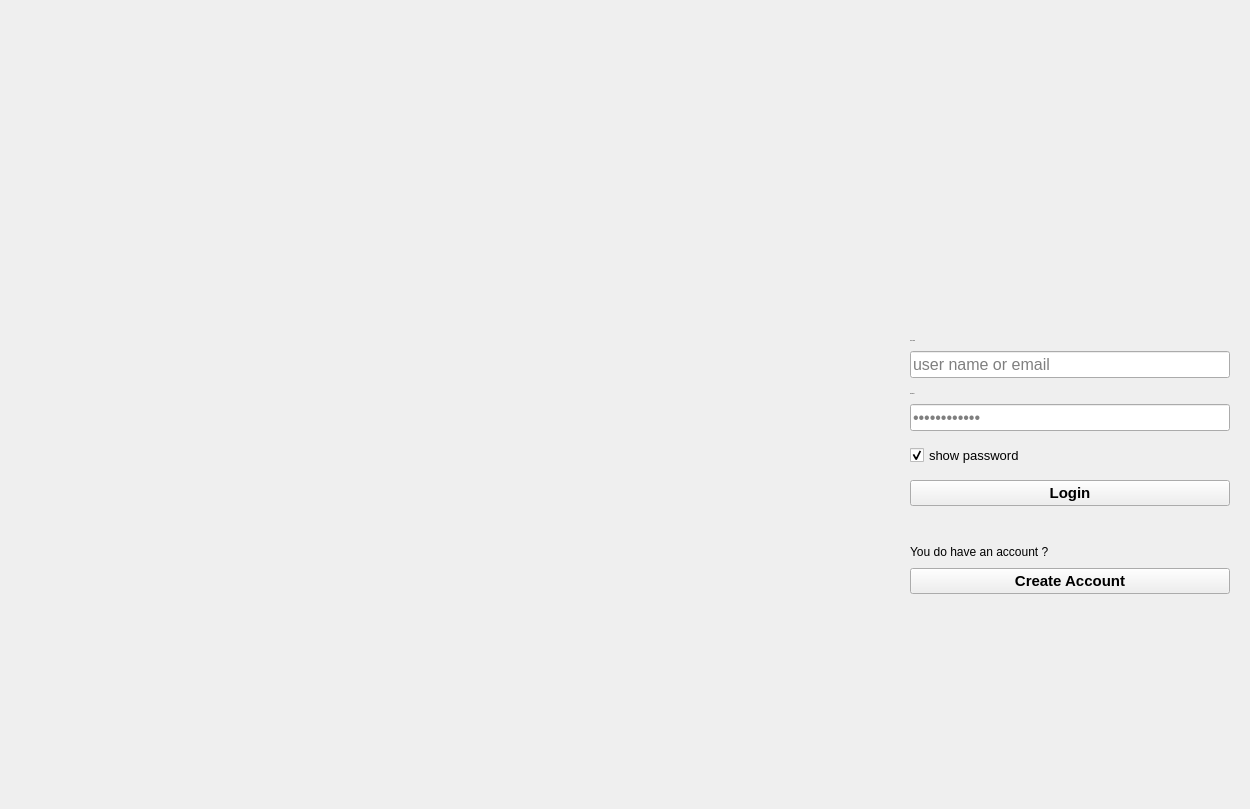
<?xml version="1.0" encoding="UTF-8"?>
<ui version="4.0">
 <class>Form</class>
 <widget class="QWidget" name="Form">
  <property name="geometry">
   <rect>
    <x>0</x>
    <y>0</y>
    <width>1250</width>
    <height>809</height>
   </rect>
  </property>
  <property name="minimumSize">
   <size>
    <width>700</width>
    <height>500</height>
   </size>
  </property>
  <property name="windowTitle">
   <string>Form</string>
  </property>
  <layout class="QHBoxLayout" name="horizontalLayout">
   <property name="spacing">
    <number>0</number>
   </property>
   <property name="leftMargin">
    <number>0</number>
   </property>
   <property name="topMargin">
    <number>0</number>
   </property>
   <property name="rightMargin">
    <number>0</number>
   </property>
   <property name="bottomMargin">
    <number>0</number>
   </property>
   <item>
    <widget class="QLabel" name="label">
     <property name="text">
      <string/>
     </property>
     <property name="pixmap">
      <pixmap resource="loginrsc.qrc">:/newPrefix/images/background.jpg</pixmap>
     </property>
     <property name="scaledContents">
      <bool>true</bool>
     </property>
    </widget>
   </item>
   <item>
    <widget class="QWidget" name="widget" native="true">
     <property name="sizePolicy">
      <sizepolicy hsizetype="Preferred" vsizetype="Preferred">
       <horstretch>0</horstretch>
       <verstretch>0</verstretch>
      </sizepolicy>
     </property>
     <property name="minimumSize">
      <size>
       <width>360</width>
       <height>0</height>
      </size>
     </property>
     <property name="maximumSize">
      <size>
       <width>360</width>
       <height>16777215</height>
      </size>
     </property>
     <property name="styleSheet">
      <string notr="true">QLabel{
	font: 13px 'Microsoft YaHei'
}</string>
     </property>
     <layout class="QVBoxLayout" name="verticalLayout_2">
      <property name="spacing">
       <number>9</number>
      </property>
      <property name="leftMargin">
       <number>20</number>
      </property>
      <property name="topMargin">
       <number>20</number>
      </property>
      <property name="rightMargin">
       <number>20</number>
      </property>
      <property name="bottomMargin">
       <number>20</number>
      </property>
      <item>
       <spacer name="verticalSpacer">
        <property name="orientation">
         <enum>Qt::Vertical</enum>
        </property>
        <property name="sizeHint" stdset="0">
         <size>
          <width>20</width>
          <height>40</height>
         </size>
        </property>
       </spacer>
      </item>
      <item alignment="Qt::AlignHCenter">
       <widget class="QLabel" name="Logo">
        <property name="enabled">
         <bool>true</bool>
        </property>
        <property name="sizePolicy">
         <sizepolicy hsizetype="Preferred" vsizetype="Expanding">
          <horstretch>0</horstretch>
          <verstretch>0</verstretch>
         </sizepolicy>
        </property>
        <property name="minimumSize">
         <size>
          <width>100</width>
          <height>100</height>
         </size>
        </property>
        <property name="maximumSize">
         <size>
          <width>100</width>
          <height>100</height>
         </size>
        </property>
        <property name="focusPolicy">
         <enum>Qt::NoFocus</enum>
        </property>
        <property name="text">
         <string/>
        </property>
        <property name="pixmap">
         <pixmap resource="loginrsc.qrc">:/newPrefix/icon/Logo.png</pixmap>
        </property>
        <property name="scaledContents">
         <bool>true</bool>
        </property>
        <property name="alignment">
         <set>Qt::AlignCenter</set>
        </property>
        <property name="wordWrap">
         <bool>false</bool>
        </property>
        <property name="margin">
         <number>0</number>
        </property>
        <property name="indent">
         <number>0</number>
        </property>
       </widget>
      </item>
      <item>
       <spacer name="verticalSpacer_3">
        <property name="orientation">
         <enum>Qt::Vertical</enum>
        </property>
        <property name="sizeType">
         <enum>QSizePolicy::Fixed</enum>
        </property>
        <property name="sizeHint" stdset="0">
         <size>
          <width>20</width>
          <height>15</height>
         </size>
        </property>
       </spacer>
      </item>
      <item>
       <widget class="BodyLabel" name="label_name">
        <property name="font">
         <font>
          <family>Microsoft YaHei</family>
          <pointsize>-1</pointsize>
          <weight>50</weight>
          <italic>false</italic>
          <bold>false</bold>
         </font>
        </property>
        <property name="text">
         <string>User name</string>
        </property>
       </widget>
      </item>
      <item>
       <widget class="LineEdit" name="lineEdit_name">
        <property name="font">
         <font>
          <family>Arial</family>
          <pointsize>12</pointsize>
         </font>
        </property>
        <property name="placeholderText">
         <string>user name or email</string>
        </property>
        <property name="clearButtonEnabled">
         <bool>true</bool>
        </property>
       </widget>
      </item>
      <item>
       <spacer name="verticalSpacer_7">
        <property name="orientation">
         <enum>Qt::Vertical</enum>
        </property>
        <property name="sizeType">
         <enum>QSizePolicy::Fixed</enum>
        </property>
        <property name="sizeHint" stdset="0">
         <size>
          <width>20</width>
          <height>5</height>
         </size>
        </property>
       </spacer>
      </item>
      <item>
       <widget class="BodyLabel" name="label_pass">
        <property name="font">
         <font>
          <family>Microsoft YaHei</family>
          <pointsize>-1</pointsize>
          <weight>50</weight>
          <italic>false</italic>
          <bold>false</bold>
         </font>
        </property>
        <property name="text">
         <string>Password</string>
        </property>
       </widget>
      </item>
      <item>
       <widget class="LineEdit" name="lineEdit_pass">
        <property name="font">
         <font>
          <family>Arial</family>
          <pointsize>12</pointsize>
         </font>
        </property>
        <property name="echoMode">
         <enum>QLineEdit::Password</enum>
        </property>
        <property name="placeholderText">
         <string>••••••••••••</string>
        </property>
        <property name="clearButtonEnabled">
         <bool>true</bool>
        </property>
       </widget>
      </item>
      <item>
       <spacer name="verticalSpacer_5">
        <property name="orientation">
         <enum>Qt::Vertical</enum>
        </property>
        <property name="sizeType">
         <enum>QSizePolicy::Fixed</enum>
        </property>
        <property name="sizeHint" stdset="0">
         <size>
          <width>20</width>
          <height>5</height>
         </size>
        </property>
       </spacer>
      </item>
      <item>
       <widget class="CheckBox" name="showPass">
        <property name="font">
         <font>
          <pointsize>10</pointsize>
         </font>
        </property>
        <property name="text">
         <string>show password</string>
        </property>
        <property name="checked">
         <bool>true</bool>
        </property>
       </widget>
      </item>
      <item>
       <spacer name="verticalSpacer_4">
        <property name="orientation">
         <enum>Qt::Vertical</enum>
        </property>
        <property name="sizeType">
         <enum>QSizePolicy::Fixed</enum>
        </property>
        <property name="sizeHint" stdset="0">
         <size>
          <width>20</width>
          <height>5</height>
         </size>
        </property>
       </spacer>
      </item>
      <item>
       <widget class="PrimaryPushButton" name="LoginBtn">
        <property name="font">
         <font>
          <pointsize>11</pointsize>
          <weight>75</weight>
          <bold>true</bold>
         </font>
        </property>
        <property name="text">
         <string>Login</string>
        </property>
       </widget>
      </item>
      <item>
       <spacer name="verticalSpacer_6">
        <property name="orientation">
         <enum>Qt::Vertical</enum>
        </property>
        <property name="sizeType">
         <enum>QSizePolicy::Fixed</enum>
        </property>
        <property name="sizeHint" stdset="0">
         <size>
          <width>20</width>
          <height>30</height>
         </size>
        </property>
       </spacer>
      </item>
      <item>
       <widget class="QLabel" name="label_2">
        <property name="text">
         <string>You do have an account ?</string>
        </property>
       </widget>
      </item>
      <item>
       <widget class="HyperlinkButton" name="CreateBtn">
        <property name="font">
         <font>
          <family>Arial</family>
          <pointsize>11</pointsize>
          <weight>75</weight>
          <bold>true</bold>
         </font>
        </property>
        <property name="text">
         <string>Create Account</string>
        </property>
       </widget>
      </item>
      <item>
       <spacer name="verticalSpacer_2">
        <property name="orientation">
         <enum>Qt::Vertical</enum>
        </property>
        <property name="sizeHint" stdset="0">
         <size>
          <width>20</width>
          <height>40</height>
         </size>
        </property>
       </spacer>
      </item>
     </layout>
    </widget>
   </item>
  </layout>
 </widget>
 <customwidgets>
  <customwidget>
   <class>LineEdit</class>
   <extends>QLineEdit</extends>
   <header>qfluentwidgets</header>
  </customwidget>
  <customwidget>
   <class>CheckBox</class>
   <extends>QCheckBox</extends>
   <header>qfluentwidgets</header>
  </customwidget>
  <customwidget>
   <class>PrimaryPushButton</class>
   <extends>QPushButton</extends>
   <header>qfluentwidgets</header>
  </customwidget>
  <customwidget>
   <class>HyperlinkButton</class>
   <extends>QPushButton</extends>
   <header>qfluentwidgets</header>
  </customwidget>
  <customwidget>
   <class>BodyLabel</class>
   <extends>QLabel</extends>
   <header>qfluentwidgets</header>
  </customwidget>
 </customwidgets>
 <resources>
  <include location="loginrsc.qrc"/>
 </resources>
 <connections/>
</ui>
